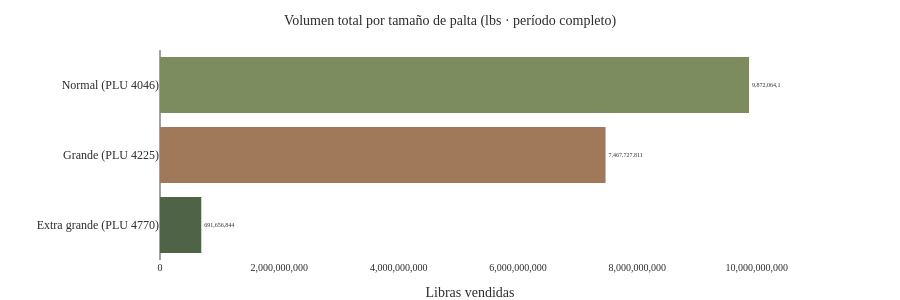

Notebook source saved alongside this figure:
### Markdown cell above
### G2 · Volumen por tamaño 

→ ¿Qué tamaño de palta concentra el mayor volumen de ventas? ¿El mercado prefiere la palta normal, grande o extra grande?

### Code cell
# ── GRÁFICO 2: Volumen por tamaño de palta ───────────────────────────────────
# Suma total del período completo por cada tamaño

vol_tamanio = pd.DataFrame({
    "Tamaño": ["Normal (PLU 4046)", "Grande (PLU 4225)", "Extra grande (PLU 4770)"],
    "Volumen": [
        palta_1["Palta_Normal"].sum(),
        palta_1["Palta_Grande"].sum(),
        palta_1["Palta_Extragrande"].sum(),
    ]
}).sort_values("Volumen")  # ascending para que el mayor quede arriba en horizontal

fig2 = go.Figure()

fig2.add_trace(go.Bar(
    x           = vol_tamanio["Volumen"],
    y           = vol_tamanio["Tamaño"],
    orientation = "h",
    marker_color = [PALETA["musgo"], PALETA["tierra"], PALETA["oliva"]],
    text         = vol_tamanio["Volumen"].apply(lambda x: f"{x:,.0f}"),
    textposition = "outside",
    textfont     = dict(size=6),
))

fig2.update_layout(
    title       = "Volumen total por tamaño de palta (lbs · período completo)",
    xaxis_title = "Libras vendidas",
    yaxis_title = "",
    xaxis       = dict(tickformat=",.0f"),
    height      = 300,
    margin      = dict(l=160, r=120, t=50, b=40),  # l para etiquetas Y, r para texto outside
    yaxis       = dict(tickfont=dict(size=12)),      # etiquetas de barra más grandes
)


fig2.show()

### Figure 1 — Plotly figure (JSON) as saved in the notebook; plotly's stock layout.template omitted (floating-point values rounded to 4 significant figures)
{"data": [{"marker": {"color": ["#4F6347", "#A0785A", "#7C8C5E"]}, "orientation": "h", "text": ["691,656,844", "7,467,727,811", "9,872,064,104"], "textfont": {"size": 6}, "textposition": "outside", "type": "bar", "x": [691700000.0, 7468000000.0, 9872000000.0], "y": ["Extra grande (PLU 4770)", "Grande (PLU 4225)", "Normal (PLU 4046)"]}], "layout": {"height": 300, "margin": {"b": 40, "l": 160, "r": 120, "t": 50}, "title": {"text": "Volumen total por tamaño de palta (lbs · período completo)"}, "xaxis": {"tickformat": ",.0f", "title": {"text": "Libras vendidas"}}, "yaxis": {"tickfont": {"size": 12}, "title": {"text": ""}}}}
